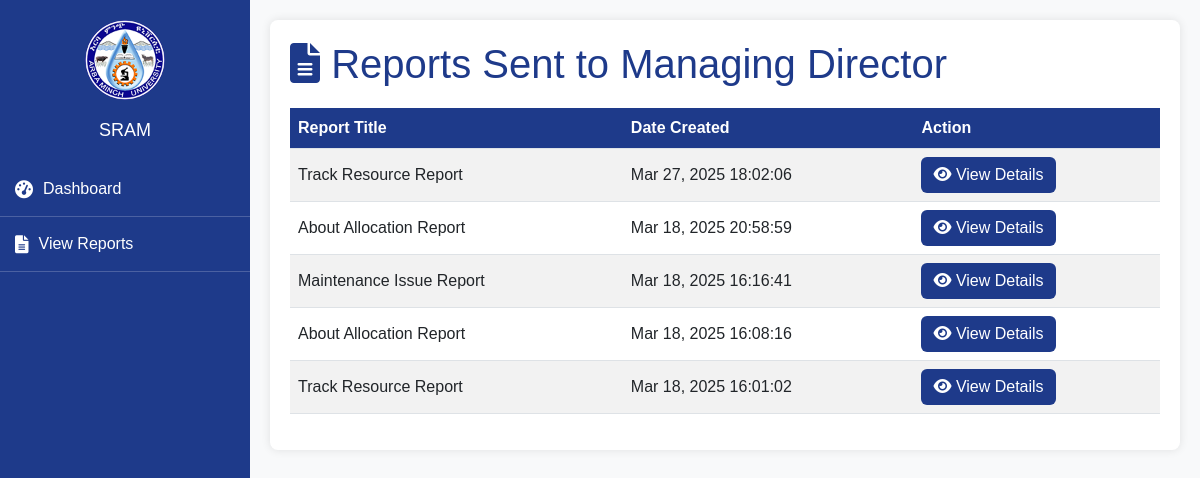
Page /admin/view_report.php on the committed database.
### tables this page shows
CREATE TABLE `reports` (
  `id` int(11) NOT NULL,
  `title` varchar(255) NOT NULL,
  `data` text NOT NULL,
  `sent_to_director` tinyint(1) DEFAULT 0,
  `created_at` timestamp NOT NULL DEFAULT current_timestamp()
);

### admin/view_report.php (the view, shortened to what this page needs)
<?php
$servername = "localhost";
$username = "root";
$password = "";
$dbname = "signup";
$conn = new mysqli($servername, $username, $password, $dbname);
$sql = "SELECT id, title, created_at FROM reports WHERE sent_to_director = TRUE ORDER BY created_at DESC";
$result = $conn->query($sql);
$reports = $result->fetch_all(MYSQLI_ASSOC);
?>
<!DOCTYPE html>
<html lang="en">
<head>
    <link href="https://cdn.jsdelivr.net/npm/bootstrap@5.3.0-alpha1/dist/css/bootstrap.min.css" rel="stylesheet">
    <link href="https://cdnjs.cloudflare.com/ajax/libs/font-awesome/6.0.0-beta3/css/all.min.css" rel="stylesheet">
</head>
<body>
    <div class="sidebar">
        <div class="logo">
            <img src="logo.png" alt="Logo">
        </div>
        <h2>SRAM</h2>
        <ul>
            <li><a href="managing_director_dashboard.php"><i class="fas fa-tachometer-alt"></i> Dashboard</a></li>
            <li><a href="view_report.php"><i class="fas fa-file-alt"></i> View Reports</a></li>
        </ul>
    </div>
    <div class="main-content">
        <div class="container">
            <h1><i class="fas fa-file-alt"></i> Reports Sent to Managing Director</h1>
            <?php if (!empty($reports)): ?>
                <table class="table table-striped">
                    <thead>
                        <tr>
                            <th>Report Title</th>
                            <th>Date Created</th>
                            <th>Action</th>
                        </tr>
                    </thead>
                    <tbody>
                        <?php foreach ($reports as $report): ?>
                            <tr>
                                <td><?= $report['title'] ?></td>
                                <td><?= date('M d, Y H:i:s', strtotime($report['created_at'])) ?></td>
                                <td>
                                    <a href="view_report_details.php?id=<?= $report['id'] ?>" class="btn btn-primary">
                                        <i class="fas fa-eye"></i> View Details
                                    </a>
                                </td>
                            </tr>
                        <?php endforeach; ?>
                    </tbody>
                </table>
            <?php else: ?>
                <div class="alert alert-info">
                    <i class="fas fa-info-circle"></i> No reports found.
                </div>
            <?php endif; ?>
        </div>
    </div>
</body>
</html>

### admin/view_report.php (style rules this page uses)
body { font-family: 'Arial', sans-serif; background-color: #f8f9fa; }
.sidebar { width: 250px; height: 100%; background: #1e3a8a; color: white; padding-top: 20px; position: fixed; left: 0; top: 0; overflow-y: auto; }
.sidebar .logo { text-align: center; margin-bottom: 20px; }
.sidebar .logo img { width: 80px; border-radius: 50%; }
.sidebar h2 { text-align: center; font-size: 18px; margin-bottom: 20px; }
.sidebar ul { list-style: none; padding: 0; }
.sidebar ul li { padding: 15px; border-bottom: 1px solid rgba(255, 255, 255, 0.2); }
.sidebar ul li a { text-decoration: none; color: white; font-size: 16px; display: flex; align-items: center; gap: 10px; transition: 0.3s; }
.sidebar ul li a i { font-size: 18px; }
.main-content { margin-left: 250px; padding: 20px; }
.container { background: white; padding: 20px; border-radius: 8px; box-shadow: 0 0 10px rgba(0, 0, 0, 0.1); }
h1 { color: #1e3a8a; margin-bottom: 20px; }
.table th { background-color: #1e3a8a; color: white; }
.table th, .table td { vertical-align: middle; }
.btn-primary { background-color: #1e3a8a; border: none; }

### rows in the picture
reports: title "Track Resource Report", created_at "Mar 27, 2025 18:02:06"
reports: title "About Allocation Report", created_at "Mar 18, 2025 20:58:59"
reports: title "Maintenance Issue Report", created_at "Mar 18, 2025 16:16:41"
reports: title "About Allocation Report", created_at "Mar 18, 2025 16:08:16"
reports: title "Track Resource Report", created_at "Mar 18, 2025 16:01:02"
